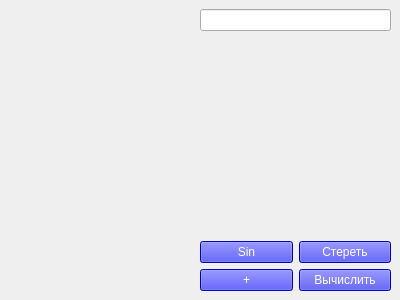
<?xml version="1.0" encoding="UTF-8"?>
<ui version="4.0">
 <class>CalculatorMainWindow</class>
 <widget class="QMainWindow" name="CalculatorMainWindow">
  <property name="geometry">
   <rect>
    <x>0</x>
    <y>0</y>
    <width>400</width>
    <height>300</height>
   </rect>
  </property>
  <widget class="QWidget" name="centralwidget">
   <layout class="QHBoxLayout" name="horizontalLayout_3">
    <item>
     <spacer name="horizontalSpacer">
      <property name="orientation">
       <enum>Qt::Horizontal</enum>
      </property>
      <property name="sizeHint" stdset="0">
       <size>
        <width>40</width>
        <height>20</height>
       </size>
      </property>
     </spacer>
    </item>
    <item>
     <layout class="QVBoxLayout" name="verticalLayout">
      <item>
       <widget class="QLineEdit" name="inputLineEdit"/>
      </item>
      <item>
       <widget class="QLabel" name="outputLabel">
        <property name="text">
         <string/>
        </property>
       </widget>
      </item>
      <item>
       <layout class="QHBoxLayout" name="horizontalLayout">
        <item>
         <widget class="QPushButton" name="sinButton" >
          <property name="text">
           <string>Sin</string>
          </property>
          <property name="styleSheet">
           <string notr="true">background-color: blue; color: white;</string>
          </property>
         </widget>
        </item>
        <item>
         <widget class="QPushButton" name="clearButton" >
          <property name="text">
           <string>Стереть</string>
          </property>
          <property name="styleSheet">
           <string notr="true">background-color: blue; color: white;</string>
          </property>
         </widget>
        </item>
       </layout>
      </item>
      <item>
       <layout class="QHBoxLayout" name="horizontalLayout_2">
        <item>
         <widget class="QPushButton" name="plusButton" >
          <property name="text">
           <string>+</string>
          </property>
          <property name="styleSheet">
           <string notr="true">background-color: blue; color: white;</string>
          </property>
         </widget>
        </item>
        <item>
         <widget class="QPushButton" name="calculateButton" >
          <property name="text">
           <string>Вычислить</string>
          </property>
          <property name="styleSheet">
           <string notr="true">background-color: blue; color: white;</string>
          </property>
         </widget>
        </item>
       </layout>
      </item>
     </layout>
    </item>
   </layout>
  </widget>
 </widget>
 <resources/>
 <connections/>
</ui>
